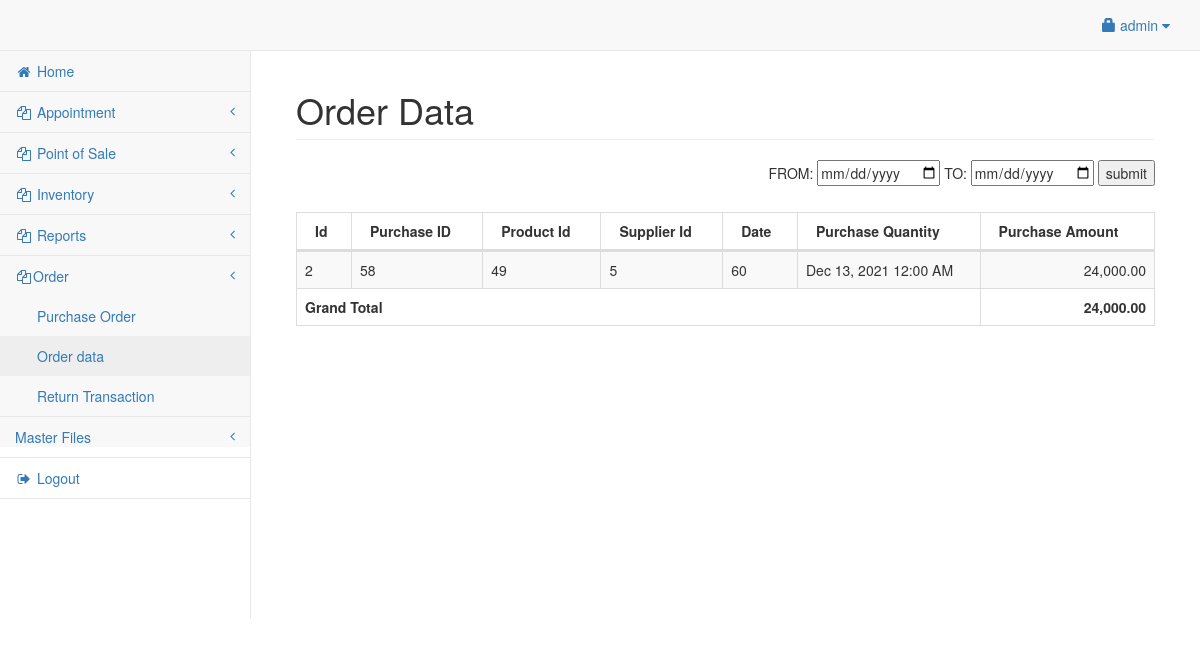
/admin/order.php (signed in), run on the app's committed database.
### tables this page shows
CREATE TABLE `user` (
  `userid` int(11) NOT NULL,
  `username` varchar(30) NOT NULL,
  `password` varchar(50) NOT NULL,
  `access` int(1) NOT NULL,
  `fullname` varchar(250) NOT NULL,
  `contact` bigint(15) NOT NULL,
  `address` varchar(250) NOT NULL,
  `photo` varchar(250) NOT NULL
);

CREATE TABLE `purchase_final` (
  `id` int(11) NOT NULL,
  `purchase_id` int(11) NOT NULL,
  `product_id` int(11) NOT NULL,
  `total_purchase` int(11) NOT NULL,
  `quantity_purchase` int(11) NOT NULL,
  `date` date NOT NULL,
  `supplier_id` int(11) NOT NULL,
  `status` varchar(20) NOT NULL
);

### admin/session.php (called while the page is built, shortened)
<?php
	include('../conn.php');
	$sq=mysqli_query($conn,"select * from `user` where userid='".$_SESSION['id']."'");
	$srow=mysqli_fetch_array($sq);
	$user=$srow['username'];
?>

### admin/order.php (the view, shortened to what this page needs)
<?php include('session.php'); ?>
<?php include('header.php'); ?>
<body>
    <div id="wrapper">
        <?php include('navbar.php'); ?>
        <div style="height:50px;"></div>
        <div id="page-wrapper">
            <div class="container-fluid">
                <?php $to = date("Y-m-d");
                $from = "2021-11-23";
                $total = 0;
                ?>
                <div class="row">
                    <div class="col-lg-12">
                        <h1 class="page-header">Order Data</h1>
                        <div align="right">
                            <form method="POST">
                                <span>FROM: </span>
                                <input type="date" name="from">
                                <span>TO: </span>
                                <input type="date" name="to">
                                <input type="submit" name="Submit1" value="submit" />
                            </form>
                        </div>
                    </div>
                </div>
                <br>
                <div class="row">
                    <div class="col-lg-12">
                        <table width="100%" class="table table-striped table-bordered table-hover" id="salesTable">
                            <thead>
                                <tr>
                                    <th>Id</th>
                                    <th>Purchase ID</th>
                                    <th>Product Id</th>
                                    <th>Supplier Id</th>
                                    <th>Date</th>
                                    <th>Purchase Quantity</th>
                                    <th>Purchase Amount</th>
                                </tr>
                            </thead>
                            <tbody>
                                <?php
                                if (isset($_POST["Submit1"])) {
                                    $from = $_POST['from'];
                                    $to = $_POST['to'];
                                    $iq = mysqli_query($conn, "SELECT * FROM purchase_final  WHERE DATE(date) BETWEEN '$from' AND '$to' ORDER by date asc");
                                    while ($sqrow = mysqli_fetch_array($iq)) {
                                ?>
                                        <tr>
                                            <td class="hidden"></td>
                                            <td><?php echo $sqrow['id']; ?></td>
                                            <td>
                                                <?php echo $sqrow['purchase_id']; ?>
                                            </td>
                                            <td>
                                                <?php echo $sqrow['product_id']; ?>
                                            </td>
                                            <td>
                                                <?php echo $sqrow['supplier_id']; ?>
                                            </td>
                                            <td><?php echo date('M d, Y h:i A', strtotime($sqrow['date'])); ?></td>
                                            <td>
                                                <?php echo $sqrow['quantity_purchase']; ?>
                                            </td>
                                            <td align="right"><?php echo number_format($sqrow['total_purchase'], 2);
                                                                $total += $sqrow['total_purchase']; ?></td>
                                        </tr>
                                    <?php    } ?>
                                    <tr>
                                        <td colspan="6"><strong>Grand Total</strong></span></td>
                                        <td><strong><span class="pull-right"><?php echo number_format($total, 2) ?></span><strong></td>
                                    </tr>
                                    <?php
                                } else {
                                    $sq = mysqli_query($conn, "SELECT * FROM purchase_final  WHERE DATE(date) BETWEEN '$from' AND '$to' ORDER by date asc");
                                    while ($sqrow = mysqli_fetch_array($sq)) {
                                    ?>
                                    <tr>
                                        <td><?php echo $sqrow['id']; ?></td>
                                        <td>
                                            <?php echo $sqrow['purchase_id']; ?>
                                        </td>
                                        <td>
                                            <?php echo $sqrow['product_id']; ?>
                                        </td>
                                        <td>
                                            <?php echo $sqrow['supplier_id']; ?>
                                        </td>
                                        <td>
                                            <?php echo $sqrow['quantity_purchase']; ?>
                                        </td>
                                        <td><?php echo date('M d, Y h:i A', strtotime($sqrow['date'])); ?></td>
                                        <td align="right"><?php echo number_format($sqrow['total_purchase'], 2);
                                                            $total += $sqrow['total_purchase']; ?></td>
                                   <?php
                                    }
                                    ?>
                                    <tr>
                                        <td colspan="6"><strong>Grand Total</strong></span></td>
                                        <td><strong><span class="pull-right"><?php echo number_format($total, 2) ?></span><strong></td>
                                    </tr>
                                <?php
                                }
                                ?>
                            </tbody>
                        </table>
                    </div>
                </div>
            </div>
        </div>
    </div>
</body>
</html>

### admin/navbar.php (shortened to what this page needs)
<?php include('session.php'); ?>
<?php include('header.php'); ?>
<?php
$sq = mysqli_query($conn, "select access from `user` where userid='" . $_SESSION['id'] . "'");
$srow = mysqli_fetch_array($sq);
$access = $srow['access'];
?>
<nav class="navbar navbar-default navbar-fixed-top" role="navigation" style="margin-bottom: 0">
    <ul class="nav navbar-top-links navbar-right">
        <li class="dropdown">
            <a class="dropdown-toggle" data-toggle="dropdown" href="#">
                <span class="glyphicon glyphicon-lock"></span> <?php echo $user; ?> <i class="fa fa-caret-down"></i>
            </a>
        </li>
    </ul>
    <div class="navbar-default sidebar" role="navigation">
        <div class="sidebar-nav navbar-collapse">
            <ul class="nav" id="side-menu">
                <li>
                    <a href="title.php"><i class="fa fa-home fa-fw"></i> Home</a>
                </li>
                <?php if ($access == 1) {  ?>
                    <li>
                        <a href="#"><i class="fa fa-copy fa-fw"></i> Appointment<span class="fa arrow"></span></a>
                    </li>
                <?php } ?>
                <?php if ($access == 1 || $access == 2) {  ?>
                    <li>
                        <a href="#"><i class="fa fa-copy fa-fw"></i> Point of Sale<span class="fa arrow"></span></a>
                    </li>
                <?php } ?>
                <?php if ($access == 1 || $access == 3) {  ?>
                    <li>
                        <a href="#"><i class="fa fa-copy fa-fw"></i> Inventory<span class="fa arrow"></span></a>
                    </li>
                <?php } ?>
                <?php if ($access == 1) {  ?>
                    <li>
                        <a href="#"><i class="fa fa-copy fa-fw"></i> Reports<span class="fa arrow"></span></a>
                    </li>
                    <li>
                        <a href="#"><i class="fa fa-copy fa-fw"></i>Order<span class="fa arrow"></span></a>
                        <ul class="nav nav-second-level">
                            <li>
                                <a href="purchase_order.php"> Purchase Order</a>
                            </li>
                            <li>
                                <a href="order.php">Order data</a>
                            </li>
                            <li>
                                <a href="return.php">Return Transaction</a>
                            </li>
                        </ul>
                    </li>
                    <li>
                        <a href="#">Master Files<span class="fa arrow"></span></a>
            </li>
        <?php
                } ?>
        <li><a href="logout.php"><i class="fa fa-sign-out fa-fw"></i> Logout</a></li>
        </ul>
        </div>
    </div>
</nav>

### data on the page
user: username "admin"
purchase_final: id "2", purchase "58", product "49", supplier "5", quantity_purchase "60", date "Dec 13, 2021 12:00 AM", total_purchase "24,000.00"

### other printed values
$total "24,000.00"
